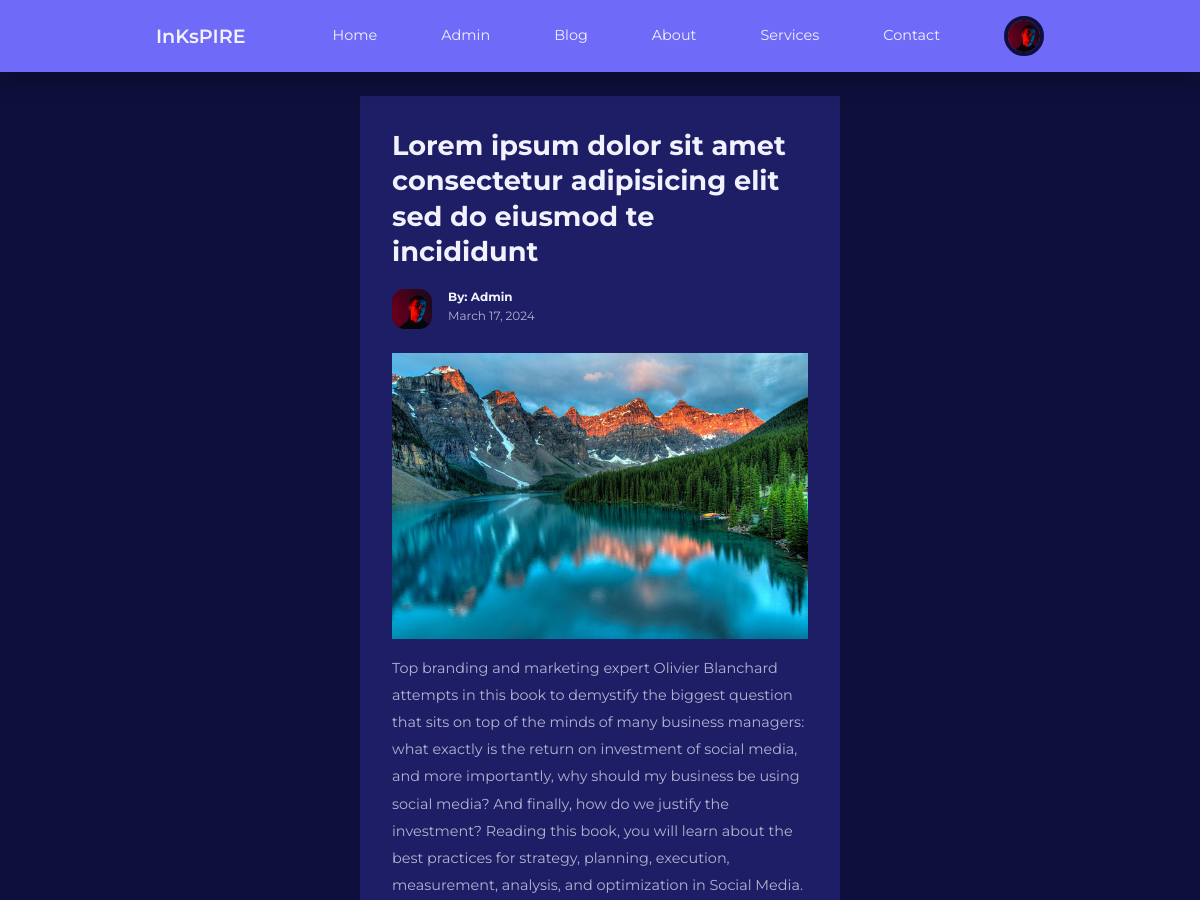
/product/31 (upper part), run on an earlier commit of the app's database.
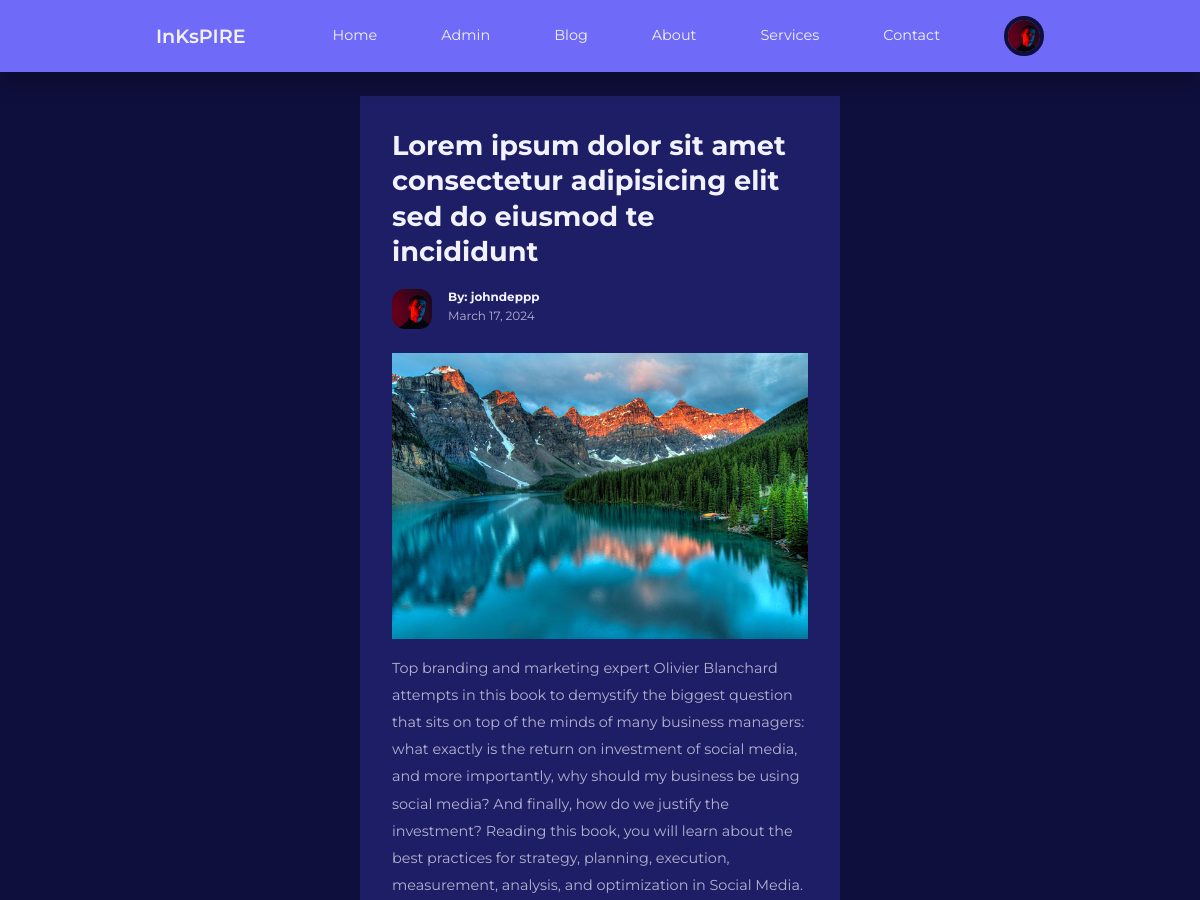
And on a later commit of the database.
### store/models.py (models this page shows, shortened)
class PostModel(models.Model):
    title = models.CharField(max_length=100)
    category = models.ForeignKey(Category, on_delete=models.CASCADE, null=True)
    description = models.TextField(default='', blank=True, null=True)
    image = models.ImageField(upload_to='post_images/')
    published_in = models.DateField(auto_now_add=True)
    author = models.ForeignKey(User, on_delete=models.CASCADE)
    class Meta:
        ordering = ('-published_in',)

### store/views.py (the view)
# urls.py: path('product/<int:pk>', views.product,name='product'),
def product(request,pk):
    prodviews = PostModel.objects.get(id=pk)
    return render(request,'store/productview.html',{'prodviews':prodviews})

### templates/store/productview.html (shortened to what this page needs)
{% extends "link.html" %}
{%load static %}
    {% block content %}
        {% include 'navbar.html' %}
    <main>
      <section class="singlepost">
        <div class="container singlepost__container">
          <h2>{{prodviews.title}}</h2>
          <div class="post__author">
            <div class="post__author-avatar">
              <img src="{%static 'images/Admin.jpg'%}" alt="" />
            </div>
            <div class="post__author-info">
              <h5>By: {{prodviews.author}}</h5>
              <small>{{prodviews.published_in}}</small>
            </div>
          </div>
          <div class="singlepost__thumbnail">
            <img src="{{prodviews.image.url}}" alt="" />
          </div>
          <p>{{prodviews.description}}
          </p>
        </div>
      </section>
        {% endblock content %}

What changed in the data, as far as the page shows it:
changed PostModel: author "Admin" → "johndeppp"
